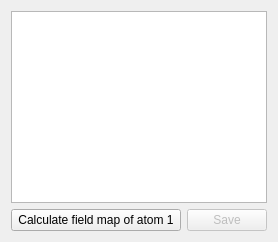
      <widget class="QWidget" name="tab">
       <property name="enabled">
        <bool>true</bool>
       </property>
       <attribute name="title">
        <string>Field map of atom 1</string>
       </attribute>
       <layout class="QVBoxLayout" name="verticalLayout_10">
        <item>
         <widget class="PlotWidget" name="graphicsview_field1_plot"/>
        </item>
        <item>
         <layout class="QHBoxLayout" name="horizontalLayout_7">
          <item>
           <widget class="QPushButton" name="pushbutton_field1_calc">
            <property name="sizePolicy">
             <sizepolicy hsizetype="Minimum" vsizetype="Fixed">
              <horstretch>4</horstretch>
              <verstretch>0</verstretch>
             </sizepolicy>
            </property>
            <property name="text">
             <string>Calculate field map of atom 1</string>
            </property>
           </widget>
          </item>
          <item>
           <widget class="QPushButton" name="pushbutton_field1_save">
            <property name="enabled">
             <bool>false</bool>
            </property>
            <property name="sizePolicy">
             <sizepolicy hsizetype="Minimum" vsizetype="Fixed">
              <horstretch>1</horstretch>
              <verstretch>0</verstretch>
             </sizepolicy>
            </property>
            <property name="text">
             <string>Save</string>
            </property>
           </widget>
          </item>
         </layout>
        </item>
       </layout>
      </widget>
